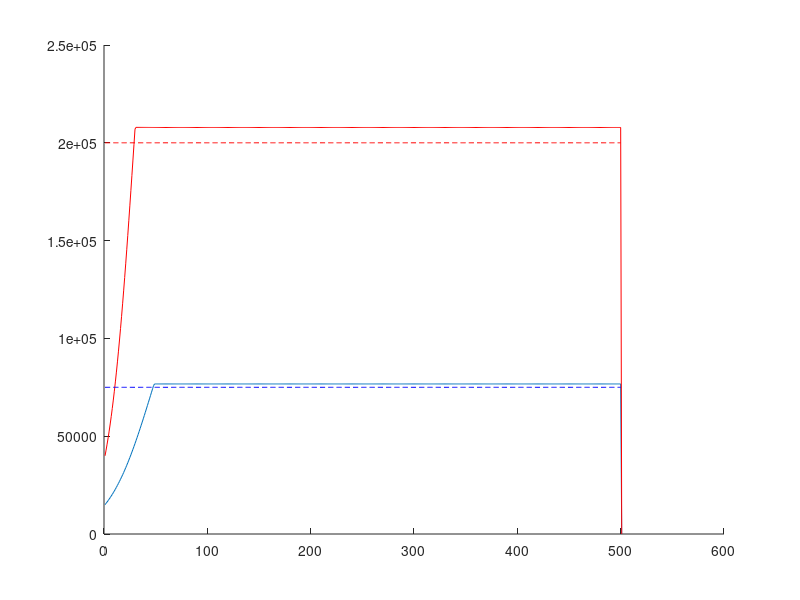
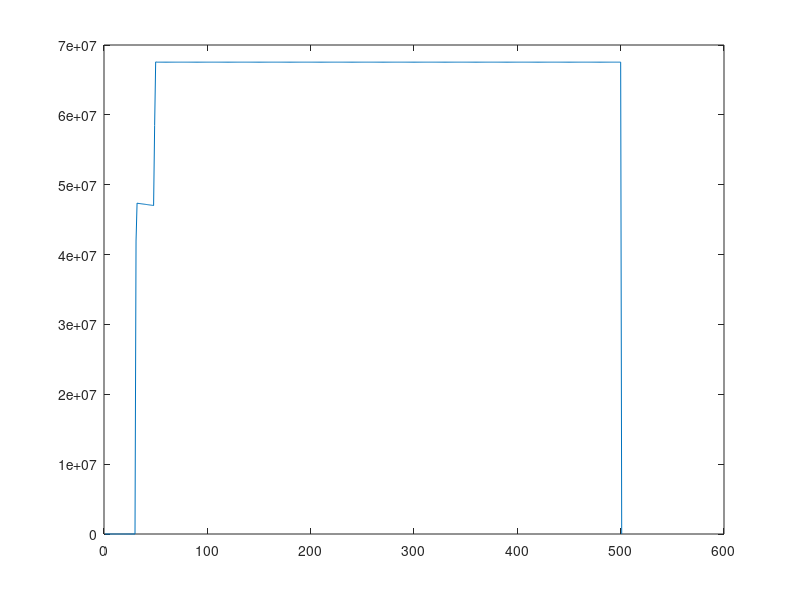

Write the MATLAB code that produced these figures, in order.
close all
%Whale pop and profit simulation
timestep = 1;
runLength = 500;

pops = [15000; 40000];% Starting population
whalePrice = [12000; 6000];
killRatesStart = [0; 0];% Starting rates

r = [0.05 0.08];
K = [150000 400000];
a = [10^-8 10^-8];
halfK = true;

% Diff Eqs
dx = @(x,y,r1,k1,a1) (r1*x.*(1-(x/k1)))-(a1*x.*y);
dy = @(x,y,r2,k2,a2) (r2*y.*(1-(y/k2)))-(a2*x.*y);
change = @(p,r,k,a) [dx(p(1),p(2),r(1),k(1),a(1)); dy(p(1),p(2),r(2),k(2),a(2))];
profitFunc = @(x,y,r,k,a, priceVec) priceVec(1)*dx(x,y,r(1),k(1),a(1))+priceVec(2)*dy(x,y,r(2),k(2),a(2));

% Calculate max point
profitplace = [12000; 6000].*r';
gradProfit = [24000*(r(1)/K(1)) (12000*a(1))+(6000*a(2)); (12000*a(1))+(6000*a(2)) 12000*(r(2)/K(2))];
popsToMaxProfit = gradProfit\profitplace;

possMaxs = [floor([popsToMaxProfit(1) popsToMaxProfit(2)]);...
    floor([popsToMaxProfit(1) popsToMaxProfit(2)])+1;...
    floor(popsToMaxProfit(1)) floor(popsToMaxProfit(2))+1;...
    floor(popsToMaxProfit(1))+1 floor(popsToMaxProfit(2))];
    
[~, I] =max(profitFunc(possMaxs(:,1),possMaxs(:,2),r,K,a,whalePrice));

popsToMaxProfit = possMaxs(I,:);

% Make sure we are above constraint if necessary, and if so change point
if (halfK&&any(popsToMaxProfit<(0.5*K)))
    display(sprintf('Global max outside constraints, adjusting accordingly...\n'))
    possMaxs = [K(1)/2 (K(2)/(2*r(1)))*(r(2)-(2*a(1)+a(2))*(K(1)/2));...
                (K(1)/2)*(1-(2*a(1)+a(2))*(K(2)/(4*r(1)))) K(2)/2];
    [~, I] =max(profitFunc(possMaxs(:,1),possMaxs(:,2),r,K,a,whalePrice));
    popsToMaxProfit = possMaxs(I,:);
    
    if any(popsToMaxProfit<(0.5*K))
        popsToMaxProfit = K/2;
    end
end

iters = round(runLength/timestep);
popLog = zeros(iters+1,2);
popLog(1,:) = pops';

killRates = [0; 0];
profit = zeros(iters+1,1);
now = uint64(2);
while (now <= iters)
    popDelta = change(pops,r,K,a);
    
    %update kill rate
    if pops(1)>popsToMaxProfit(1)
        killRates(1) = pops(1)-popsToMaxProfit(1);
    elseif pops(1)==popsToMaxProfit(1)
        killRates(1) = popDelta(1);
    else
        killRates(1) = killRatesStart(1)*popDelta(1);
    end
    
    if pops(2)>popsToMaxProfit(2)
        killRates(2) = pops(2)-popsToMaxProfit(2);
    elseif pops(2)==popsToMaxProfit(2)
        killRates(2) = popDelta(2);
    else
        killRates(2) = killRatesStart(2)*popDelta(2);
    end
    
    if killRates(1)<0
        killRates(1) = 0;
    end
    if killRates(2)<0
        killRates(2) = 0;
    end
    
    pops = pops+popDelta-killRates;
    popLog(now,:) = pops';
    
    profit(now) = sum(whalePrice.*killRates);
    
    if (~pops(1)||~pops(2))
        if (pops(1)<=0)&&(pops(2)<=0)
            pops(1) = 0;
            pops(2) = 0;
            break;
        elseif pops(1)<=0
            pops(1) = 0;
        else
            pops(2) = 0;
        end
    end
    %display(sprintf('%d %d',pops(1),pops(2)))
    now = now+1;
end
hold on
plot(popLog(:,1))
plot(popLog(:,2),'r')
plot((K(1)/2)*ones(iters,1),'b--')
plot((K(2)/2)*ones(iters,1),'r--')
hold off

sum(profit)
figure
plot(profit)
